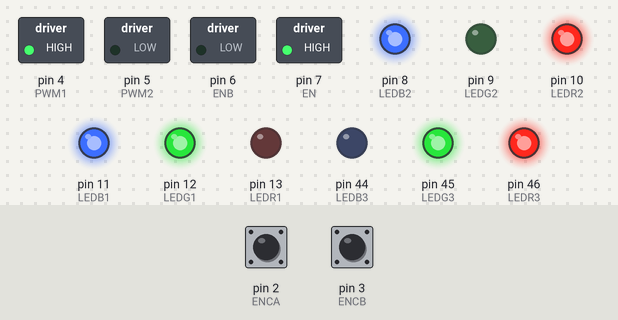
This sketch was run on a simulated Arduino Mega 2560, built with avr-gcc and run on an emulated ATmega2560. Parts: switched loads named in the sketch (green lamp = pin HIGH), output pins drawn as LEDs (lit = HIGH). Inputs (shaded band) come from the test bench; at power-on: pin 2 (ENCA) HIGH, pin 3 (ENCB) HIGH. What the sketch prints to the serial monitor is not drawn.

Above: at 0.1 s.
Timing chart, 0 to 1.6 s (numbered marks = the images above):
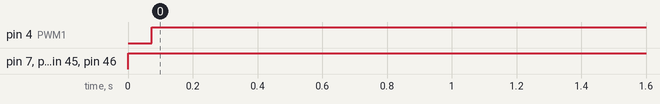

The sketch:

SetRPMwithPID.ino
```cpp
// Eliott Johnson
// Code to control a 4.4:1 Metal Gearmotor 25Dx63L mm LP 6V with 48 CPR Encoder
// with a TB9051FTG Single Brushed DC Motor Driver Carrier from Polulu
//
// It allows to automatically control de power needed to send to the pwm and the direction to
// follow a target RPM.

#include <util/atomic.h> // For the ATOMIC_BLOCK macro

//Encoder signals to determine position
#define ENCA 2 // YELLOW
#define ENCB 3 // WHITE

//Speed and direction control
#define PWM1 4 //GREEN
#define PWM2 5 //SALMON
#define ENB 6 //BLUE
#define EN 7 //YELLOW

//RGB LED
#define LEDR1 13
#define LEDG1 12
#define LEDB1 11

#define LEDR2 10
#define LEDG2 9
#define LEDB2 8

#define LEDR3 46
#define LEDG3 45
#define LEDB3 44

volatile int RisingAintt = 0;
volatile int RisingBintt = 0;

void setup() {
  Serial.begin(9600);
  pinMode(ENCA,INPUT);
  pinMode(ENCB,INPUT);
  pinMode(PWM1, OUTPUT);
  pinMode(PWM2, OUTPUT);
  pinMode(EN, OUTPUT);
  pinMode(ENB, OUTPUT);

  attachInterrupt(digitalPinToInterrupt(ENCA),readEncoderAR,RISING);
  attachInterrupt(digitalPinToInterrupt(ENCB),readEncoderBR,RISING);

  pinMode(LEDR1, OUTPUT);
  pinMode(LEDG1, OUTPUT);
  pinMode(LEDB1, OUTPUT);
  pinMode(LEDR2, OUTPUT);
  pinMode(LEDG2, OUTPUT);
  pinMode(LEDB2, OUTPUT);
  pinMode(LEDR3, OUTPUT);
  pinMode(LEDG3, OUTPUT);
  pinMode(LEDB3, OUTPUT);

}

/////////////////////////////////////////////////////////////////////////////////////
//                                     LOOP                                        //
/////////////////////////////////////////////////////////////////////////////////////
  int RisingA = 0; //Count the number of time the signal from encoder A has rose
  int RisingB = 0;
  int TotalRisingEdgesCurr = 0;
  int TotalRisingEdgesPrev = 0;
  int DiffTotalRisingEdges = 0;
  int interval = 70; //The refresh rate. A good value is between 50 and 100.
  float RPM = 0;
  float deltaT = 0;
  int pwr = 0; //Power

  // PID constants
  float kp = 0.2; //proportional constant
  float kd = 0.01; //derivative constant
  float ki = 0.01; //integral constant

  int dir = 1; //motor direction
  int e; //error between targetRPM and actual RPM
  long prevT = 0; //previous time
  float eprev = 0; //previous error
  float eintegral = 0;

  int red = 0;
  int green = 0;
  int blue = 0;


void loop() {
  red = abs(255*sin(prevT/1e3));
  green = abs(255*sin(prevT/1e3-PI/3));
  blue = abs(255*sin(prevT/1e3+PI/3));
  int targetRPM = 750;
  dir = 1;
    if (targetRPM<0){
      dir = -1;
  }


  ATOMIC_BLOCK(ATOMIC_RESTORESTATE) {
    RisingA = RisingAintt;
    RisingB = RisingBintt;
  }


  long currT = millis();
  if (currT - prevT > interval) {
      deltaT = ((float) (currT - prevT))/( 1.0e3 );
      prevT = currT;

      TotalRisingEdgesCurr = RisingA+RisingB;
      DiffTotalRisingEdges = TotalRisingEdgesCurr - TotalRisingEdgesPrev;
      TotalRisingEdgesPrev = TotalRisingEdgesCurr;

      RPM = (float)((60*DiffTotalRisingEdges)/(deltaT))/(105.6); //Number of rising encoder edges per revolution is 105.6

      e = abs(targetRPM) - RPM; //error

      float dedt = (e-eprev)/(deltaT); // derivative

      eintegral = eintegral + e*deltaT; // integral

      pwr = pwr + kp*e + kd*dedt + ki*eintegral; //PID

      if (pwr>255){ //Max PWM value is 255
        pwr=255;
      }
      Serial.print(targetRPM);
      Serial.print(" ");
      Serial.print(dir*RPM);
      Serial.println();
  }
  // signal the motor
  setMotor(dir,pwr);


  if (RPM <=500) {
    Color(0,255,255,255,0,255,255,255,0);
  }

  if (RPM>500 && currT > 1000 && currT <= 2000){
    Color(0,255,255,0,255,255,0,255,255);
  }
  if (RPM>500 && currT > 2000 && currT <= 3000){
    Color(255,255,0,255,255,0,255,255,0);
  }
  if (RPM>500 && currT > 3000 && currT <= 5000){
    Color(255,0,255,255,0,255,255,0,225);
  }

  if (RPM>500 && currT > 5000 && currT <= 7000){
    Ghost();
  }

  if (RPM>500 && currT > 7000){
    Color(red,green,blue,red,green,blue,red,green,blue);
  }

}

/////////////////////////////////////////////////////////////////////////////////////
//                                    FUNCTIONS                                    //
/////////////////////////////////////////////////////////////////////////////////////
void setMotor(int dir, int pwmVal){ //pwmVal from 0 to 255
  digitalWrite(EN, HIGH);
  digitalWrite(ENB, LOW);
  if(dir == 1){
    analogWrite(PWM1,pwmVal);
    analogWrite(PWM2,0);
  }
  else if(dir == -1){
    analogWrite(PWM1,0);
    analogWrite(PWM2,pwmVal); //reverse direction
  }
  else{
    analogWrite(PWM1,0);
    analogWrite(PWM1,0);
  }
}

void readEncoderAR(){
  RisingAintt++;
  }
void readEncoderBR(){
  RisingBintt++;
  }

void Ghost(){
// One rotation takes 60000/RPM millisecondes
  analogWrite(LEDR1, 255);
  analogWrite(LEDG1, 255);
  analogWrite(LEDB1, 255);

  analogWrite(LEDR2, 255);
  analogWrite(LEDG2, 255);
  analogWrite(LEDB2, 255);

  analogWrite(LEDR3, 255);
  analogWrite(LEDG3, 255);
  analogWrite(LEDB3, 255);

  delay(60000/RPM);
  analogWrite(LEDR1, 0);
  analogWrite(LEDG1, 0);
  analogWrite(LEDB1, 0);

  analogWrite(LEDR2, 0);
  analogWrite(LEDG2, 0);
  analogWrite(LEDB2, 0);

  analogWrite(LEDR3, 0);
  analogWrite(LEDG3, 0);
  analogWrite(LEDB3, 0);
  delay(1);
}
void Color(int r1,int g1,int b1,int r2,int g2,int b2,int r3,int g3,int b3){
  analogWrite(LEDR1, r1);
  analogWrite(LEDG1, g1);
  analogWrite(LEDB1, b1);

  analogWrite(LEDR2, r2);
  analogWrite(LEDG2, g2);
  analogWrite(LEDB2, b2);

  analogWrite(LEDR3, r3);
  analogWrite(LEDG3, g3);
  analogWrite(LEDB3, b3);
}

void Strobe(){
analogWrite(LEDR1, 0);
  analogWrite(LEDG1, 255);
  analogWrite(LEDB1, 255);

  analogWrite(LEDR3, 255);
  analogWrite(LEDG3, 0);
  analogWrite(LEDB3, 255);

  analogWrite(LEDR2, 0);
  analogWrite(LEDG2, 0);
  analogWrite(LEDB2, 0);
  delay(75);
  analogWrite(LEDR2, 255);
  analogWrite(LEDG2, 255);
  analogWrite(LEDB2, 255);
  delay(75);
  analogWrite(LEDR2, 0);
  analogWrite(LEDG2, 0);
  analogWrite(LEDB2, 0);
  delay(75);
  analogWrite(LEDR2, 255);
  analogWrite(LEDG2, 255);
  analogWrite(LEDB2, 255);
  delay(75);

  delay(1000);
}
```

Measured:
- by itself, pin 4 (PWM1): LOW → HIGH at 0.07 s
- by itself, pin 7 (EN), pin 8 (LEDB2), pin 10 (LEDR2), pin 11 (LEDB1), pin 12 (LEDG1), pin 45 (LEDG3), pin 46 (LEDR3): LOW → HIGH at 0.00 s
